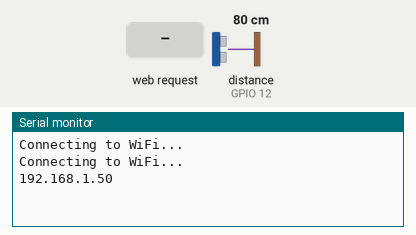
The sketch below on a simulated ESP32. Parts: the last lines printed to the serial monitor. Inputs (shaded band) come from the test bench; at power-on: distance to the obstacle (sensor on GPIO 12) 80 cm. The echo pulse lasts 58.3 µs per cm; WiFi joins after 1.5 s; servers stay silent unless stated; no MQTT or app messages arrive unless stated.

Above: at 3.2 s.
3.3 s: HTTP request GET /data received
At 4.5 s:
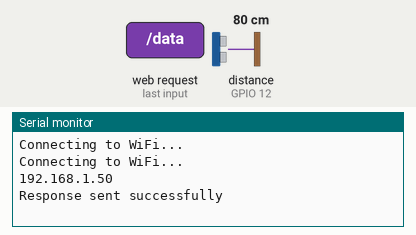
4.8 s: HTTP request GET /adjust_interval received
At 5.6 s:
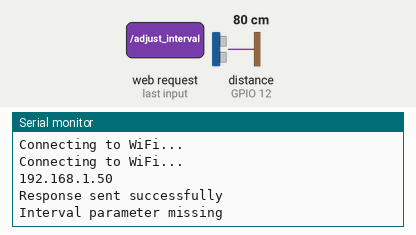
6.3 s: HTTP request GET /adjust_interval?interval=1 received
At 6.8 s:
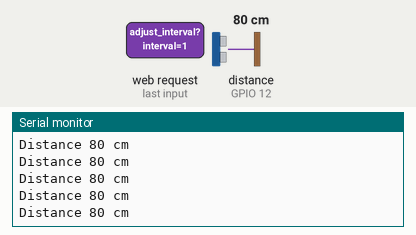
7.8 s: HTTP request GET /adjust_interval?interval=0 received
9.3 s: distance to the obstacle (sensor on GPIO 12) set to 2 cm
At 10.1 s:
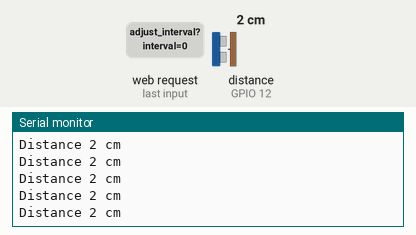

The sketch:

esp32waterlevelsensor.ino
```cpp
#include "EspMQTTClient.h"
extern "C" {
#include "esp_wpa2.h"  // Include the WPA2 library for Enterprise
}
#include <WiFi.h>
#include <AsyncTCP.h>
#include <ESPAsyncWebServer.h>
#include <Update.h>       // Library for OTA updates
#include <ArduinoJson.h>  // Library for handling JSON

#define WIFI_SSID        "your_wifi_ssid"
#define WIFI_PASS        "your_wifi_password"
#define BROKER_IP        "mqtt_broker_ip"
#define BROKER_USERNAME  "mqtt_username"
#define BROKER_PASSWORD  "mqtt_password"
#define CLIENT_NAME      "esp32waterlevel"
#define BROKER_PORT      1883
#define lastwill_topic   "waterlevel/lastwill_topic_here"
#define lastwill_text    "offline"
#define OTA_HOSTNAME     "esp32-water-level" // Hostname for OTA
#define OTA_PASSWORD     "1234asdf" // Password for OTA (optional)

// Define your static IP address and network parameters
IPAddress local_IP(192, 168, 180, 250);  // Example IP, change to fit your network
IPAddress gateway(192, 168, 180, 1);     // Your network gateway
IPAddress subnet(255, 255, 255, 0);      // Your network subnet
IPAddress primaryDNS(192, 168, 180, 1);  // Optional: DNS

String client_name = CLIENT_NAME;
String startup_topic = "waterlevel/Status";
String water_level_topic = "waterlevel/Distanz";

unsigned long event_interval = 60000;  // every minute
unsigned long previous_time = 0;

EspMQTTClient client(
  WIFI_SSID,
  WIFI_PASS,
  BROKER_IP,
  BROKER_USERNAME,
  BROKER_PASSWORD,
  CLIENT_NAME,
  BROKER_PORT);

#define TRIG 14
#define ECHO 12

int distance = 0;

AsyncWebServer server(80);

void setup() {
  Serial.begin(115200);

  // Configure static IP
  if (!WiFi.config(local_IP, gateway, subnet, primaryDNS)) {
    Serial.println("STA Failed to configure");
  }

  // Initialize WiFi for WPA2 Enterprise
  WiFi.disconnect(true);  // Disconnect any existing connections
  WiFi.mode(WIFI_STA);    // Set to STA mode

  WiFi.begin(WIFI_SSID, WIFI_PASS);
  while (WiFi.status() != WL_CONNECTED) {
    delay(1000);
    Serial.println("Connecting to WiFi...");
  }
  Serial.println(WiFi.localIP());

  server.on("/data", HTTP_GET, [](AsyncWebServerRequest *request) {
    String content = "Distance: " + String(distance) + " cm - Timestamp: " + String(millis());
    request->send(200, "text/plain", content);
    Serial.println("Response sent successfully");
  });

  // Handler to adjust the event_interval
  server.on("/adjust_interval", HTTP_GET, [](AsyncWebServerRequest *request) {
    if (request->hasParam("interval")) {
      String intervalStr = request->getParam("interval")->value();
      int newInterval = intervalStr.toInt();
      if (newInterval > 0) {  // Basic validation
        event_interval = newInterval;
        request->send(200, "text/plain", "Interval updated");
        Serial.println("Interval updated to " + String(event_interval));
      } else {
        request->send(400, "text/plain", "Invalid interval");
        Serial.println("Invalid interval received");
      }
    } else {
      request->send(400, "text/plain", "Interval parameter missing");
      Serial.println("Interval parameter missing");
    }
  });

  server.begin();

  client.enableDebuggingMessages();
  client.enableHTTPWebUpdater();
  client.enableLastWillMessage(lastwill_topic, lastwill_text);

  pinMode(TRIG, OUTPUT);
  pinMode(ECHO, INPUT_PULLUP);

  // Initialize OTA update
  ArduinoOTA.setHostname(OTA_HOSTNAME);
  // Optionally, set OTA password
  ArduinoOTA.setPassword(OTA_PASSWORD);
  ArduinoOTA.begin();

  // Publish Home Assistant Discovery message
  publishHomeAssistantDiscovery();
}

void onConnectionEstablished() {
  client.publish(startup_topic, String(client_name + " is now online."));
}

void loop() {
  client.loop();

  unsigned long current_time = millis();

  if (current_time - previous_time >= event_interval) {
    digitalWrite(TRIG, LOW);
    delayMicroseconds(2);

    digitalWrite(TRIG, HIGH);
    delayMicroseconds(20);

    digitalWrite(TRIG, LOW);

    distance = pulseIn(ECHO, HIGH, 26000);

    distance = distance / 58;

    Serial.print("Distance ");
    Serial.print(distance);
    Serial.println(" cm");

    client.publish(water_level_topic, String(distance));

    previous_time = current_time;
  }

  // Handle OTA update
  ArduinoOTA.handle();
}

void publishHomeAssistantDiscovery() {
  // Create a JSON payload for the sensor
  StaticJsonDocument<200> doc;
  doc["name"] = "Water Level Sensor";
  doc["state_topic"] = water_level_topic;
  doc["unit_of_measurement"] = "cm";
  doc["device_class"] = "distance";
  doc["unique_id"] = "water_level_sensor";

  char payload[200];
  serializeJson(doc, payload);

  // Publish the sensor discovery message
  client.publish("homeassistant/sensor/water_level_sensor/config", payload, true);
}
```

Measured:
- after the input at 3.3 s, the serial monitor: prints a new line at once (image 1)
- after the input at 4.8 s, the serial monitor: prints a new line at once (image 2)
- after the input at 6.3 s, the serial monitor: prints a new line at once (image 3)
- after the input at 9.3 s, the serial monitor: prints a new line at once (image 4)
